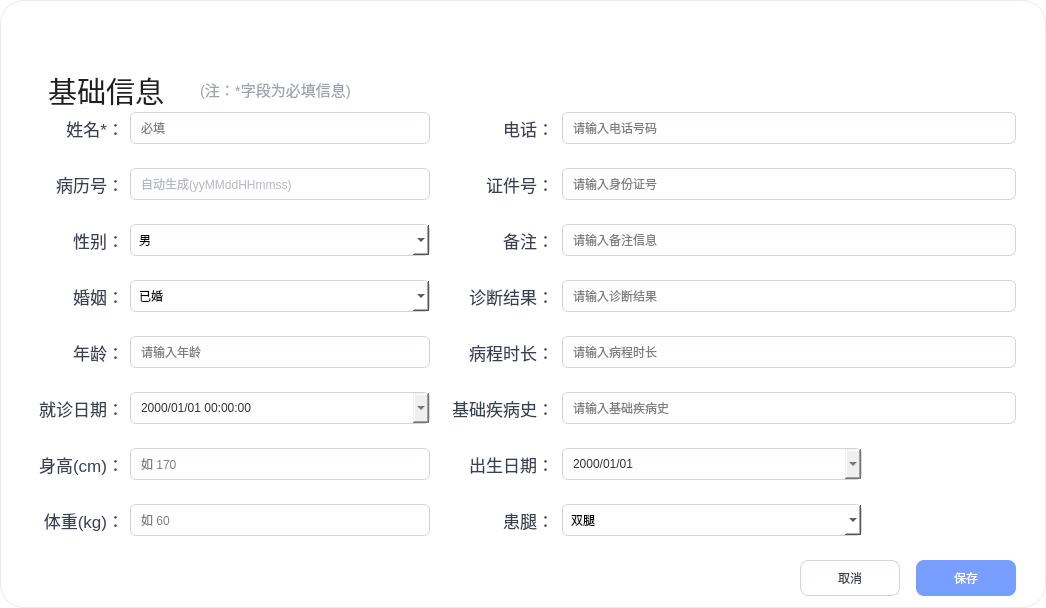
<?xml version="1.0" encoding="UTF-8"?>
<ui version="4.0">
 <class>PatientEditDialog</class>
 <widget class="QDialog" name="PatientEditDialog">
  <property name="geometry">
   <rect>
    <x>0</x>
    <y>0</y>
    <width>1046</width>
    <height>608</height>
   </rect>
  </property>
  <property name="minimumSize">
   <size>
    <width>1046</width>
    <height>608</height>
   </size>
  </property>
  <property name="maximumSize">
   <size>
    <width>1046</width>
    <height>608</height>
   </size>
  </property>
  <property name="windowTitle">
   <string>新建患者</string>
  </property>
  <property name="styleSheet">
   <string notr="true">QDialog#PatientEditDialog {
	background-color: #ffffff;
	border-radius: 24px;
	border: 1px solid rgba(0, 0, 0, 0.08);
}</string>
  </property>
  <widget class="QLabel" name="label">
   <property name="geometry">
    <rect>
     <x>409</x>
     <y>16</y>
     <width>228</width>
     <height>50</height>
    </rect>
   </property>
   <property name="minimumSize">
    <size>
     <width>228</width>
     <height>50</height>
    </size>
   </property>
   <property name="maximumSize">
    <size>
     <width>228</width>
     <height>50</height>
    </size>
   </property>
   <property name="styleSheet">
    <string notr="true">border-image: url(:/patient/pic/patient_newa_logo.png);</string>
   </property>
   <property name="text">
    <string/>
   </property>
  </widget>
  <widget class="QLabel" name="label_2">
   <property name="geometry">
    <rect>
     <x>48</x>
     <y>72</y>
     <width>140</width>
     <height>36</height>
    </rect>
   </property>
   <property name="font">
    <font>
     <pointsize>22</pointsize>
    </font>
   </property>
   <property name="styleSheet">
    <string notr="true">color: #1F1F1F;</string>
   </property>
   <property name="text">
    <string>基础信息</string>
   </property>
  </widget>
  <widget class="QLabel" name="label_3">
   <property name="geometry">
    <rect>
     <x>200</x>
     <y>78</y>
     <width>220</width>
     <height>22</height>
    </rect>
   </property>
   <property name="font">
    <font>
     <pointsize>11</pointsize>
    </font>
   </property>
   <property name="styleSheet">
    <string notr="true">color: #9CA3AF;</string>
   </property>
   <property name="text">
    <string>(注：*字段为必填信息)</string>
   </property>
  </widget>
  <widget class="QLabel" name="label_name">
   <property name="geometry">
    <rect>
     <x>48</x>
     <y>112</y>
     <width>76</width>
     <height>32</height>
    </rect>
   </property>
   <property name="font">
    <font>
     <pointsize>13</pointsize>
    </font>
   </property>
   <property name="styleSheet">
    <string notr="true">color: #374151;</string>
   </property>
   <property name="text">
    <string>姓名*：</string>
   </property>
   <property name="alignment">
    <set>Qt::AlignRight|Qt::AlignTrailing|Qt::AlignVCenter</set>
   </property>
  </widget>
  <widget class="QLineEdit" name="lineEdit_name">
   <property name="geometry">
    <rect>
     <x>130</x>
     <y>112</y>
     <width>300</width>
     <height>32</height>
    </rect>
   </property>
   <property name="styleSheet">
    <string notr="true">border: 1px solid #D0D5DD; border-radius: 6px; padding-left: 8px;</string>
   </property>
   <property name="placeholderText">
    <string>必填</string>
   </property>
  </widget>
  <widget class="QLabel" name="label_patientId">
   <property name="geometry">
    <rect>
     <x>48</x>
     <y>168</y>
     <width>76</width>
     <height>32</height>
    </rect>
   </property>
   <property name="font">
    <font>
     <pointsize>13</pointsize>
    </font>
   </property>
   <property name="styleSheet">
    <string notr="true">color: #374151;</string>
   </property>
   <property name="text">
    <string>病历号：</string>
   </property>
   <property name="alignment">
    <set>Qt::AlignRight|Qt::AlignTrailing|Qt::AlignVCenter</set>
   </property>
  </widget>
  <widget class="QLineEdit" name="lineEdit_patientId">
   <property name="geometry">
    <rect>
     <x>130</x>
     <y>168</y>
     <width>300</width>
     <height>32</height>
    </rect>
   </property>
   <property name="styleSheet">
    <string notr="true">border: 1px solid #D0D5DD; border-radius: 6px; padding-left: 8px; color: #6B7280;</string>
   </property>
   <property name="readOnly">
    <bool>true</bool>
   </property>
   <property name="placeholderText">
    <string>自动生成(yyMMddHHmmss)</string>
   </property>
  </widget>
  <widget class="QLabel" name="label_gender">
   <property name="geometry">
    <rect>
     <x>48</x>
     <y>224</y>
     <width>76</width>
     <height>32</height>
    </rect>
   </property>
   <property name="font">
    <font>
     <pointsize>13</pointsize>
    </font>
   </property>
   <property name="styleSheet">
    <string notr="true">color: #374151;</string>
   </property>
   <property name="text">
    <string>性别：</string>
   </property>
   <property name="alignment">
    <set>Qt::AlignRight|Qt::AlignTrailing|Qt::AlignVCenter</set>
   </property>
  </widget>
  <widget class="QComboBox" name="comboBox_gender">
   <property name="geometry">
    <rect>
     <x>130</x>
     <y>224</y>
     <width>300</width>
     <height>32</height>
    </rect>
   </property>
   <property name="styleSheet">
    <string>QComboBox { border: 1px solid #D0D5DD; border-radius: 6px; background-color: white; padding-left: 8px; }
QComboBox QAbstractItemView { background-color: white; }</string>
   </property>
   <item>
    <property name="text">
     <string>男</string>
    </property>
   </item>
   <item>
    <property name="text">
     <string>女</string>
    </property>
   </item>
   <item>
    <property name="text">
     <string>保密</string>
    </property>
   </item>
  </widget>
  <widget class="QLabel" name="label_marital">
   <property name="geometry">
    <rect>
     <x>48</x>
     <y>280</y>
     <width>76</width>
     <height>32</height>
    </rect>
   </property>
   <property name="font">
    <font>
     <pointsize>13</pointsize>
    </font>
   </property>
   <property name="styleSheet">
    <string notr="true">color: #374151;</string>
   </property>
   <property name="text">
    <string>婚姻：</string>
   </property>
   <property name="alignment">
    <set>Qt::AlignRight|Qt::AlignTrailing|Qt::AlignVCenter</set>
   </property>
  </widget>
  <widget class="QComboBox" name="comboBox_marital">
   <property name="geometry">
    <rect>
     <x>130</x>
     <y>280</y>
     <width>300</width>
     <height>32</height>
    </rect>
   </property>
   <property name="styleSheet">
    <string>QComboBox { border: 1px solid #D0D5DD; border-radius: 6px; background-color: white; padding-left: 8px; }
QComboBox QAbstractItemView { background-color: white; }</string>
   </property>
   <item>
    <property name="text">
     <string>已婚</string>
    </property>
   </item>
   <item>
    <property name="text">
     <string>未婚</string>
    </property>
   </item>
   <item>
    <property name="text">
     <string>保密</string>
    </property>
   </item>
  </widget>
  <widget class="QLabel" name="label_age">
   <property name="geometry">
    <rect>
     <x>48</x>
     <y>336</y>
     <width>76</width>
     <height>32</height>
    </rect>
   </property>
   <property name="font">
    <font>
     <pointsize>13</pointsize>
    </font>
   </property>
   <property name="styleSheet">
    <string notr="true">color: #374151;</string>
   </property>
   <property name="text">
    <string>年龄：</string>
   </property>
   <property name="alignment">
    <set>Qt::AlignRight|Qt::AlignTrailing|Qt::AlignVCenter</set>
   </property>
  </widget>
  <widget class="QLineEdit" name="spinBox_age">
   <property name="geometry">
    <rect>
     <x>130</x>
     <y>336</y>
     <width>300</width>
     <height>32</height>
    </rect>
   </property>
   <property name="styleSheet">
    <string notr="true">border: 1px solid #D0D5DD; border-radius: 6px; padding-left: 8px;</string>
   </property>
   <property name="placeholderText">
    <string>请输入年龄</string>
   </property>
  </widget>
  <widget class="QLabel" name="label_visit">
   <property name="geometry">
    <rect>
     <x>23</x>
     <y>392</y>
     <width>101</width>
     <height>32</height>
    </rect>
   </property>
   <property name="font">
    <font>
     <pointsize>13</pointsize>
    </font>
   </property>
   <property name="styleSheet">
    <string notr="true">color: #374151;</string>
   </property>
   <property name="text">
    <string>就诊日期：</string>
   </property>
   <property name="alignment">
    <set>Qt::AlignRight|Qt::AlignTrailing|Qt::AlignVCenter</set>
   </property>
  </widget>
  <widget class="QDateTimeEdit" name="dateTimeEdit_visit">
   <property name="geometry">
    <rect>
     <x>130</x>
     <y>392</y>
     <width>300</width>
     <height>32</height>
    </rect>
   </property>
   <property name="styleSheet">
    <string>border: 1px solid #D0D5DD; border-radius: 6px; padding-left: 8px; color: #333333;</string>
   </property>
   <property name="displayFormat">
    <string>yyyy/MM/dd HH:mm:ss</string>
   </property>
   <property name="calendarPopup">
    <bool>true</bool>
   </property>
  </widget>
  <widget class="QLabel" name="label_phone">
   <property name="geometry">
    <rect>
     <x>458</x>
     <y>112</y>
     <width>96</width>
     <height>32</height>
    </rect>
   </property>
   <property name="font">
    <font>
     <pointsize>13</pointsize>
    </font>
   </property>
   <property name="styleSheet">
    <string notr="true">color: #374151;</string>
   </property>
   <property name="text">
    <string>电话：</string>
   </property>
   <property name="alignment">
    <set>Qt::AlignRight|Qt::AlignTrailing|Qt::AlignVCenter</set>
   </property>
  </widget>
  <widget class="QLineEdit" name="lineEdit_phone">
   <property name="geometry">
    <rect>
     <x>562</x>
     <y>112</y>
     <width>454</width>
     <height>32</height>
    </rect>
   </property>
   <property name="styleSheet">
    <string notr="true">border: 1px solid #D0D5DD; border-radius: 6px; padding-left: 8px;</string>
   </property>
   <property name="maxLength">
    <number>11</number>
   </property>
   <property name="placeholderText">
    <string>请输入电话号码</string>
   </property>
  </widget>
  <widget class="QLabel" name="label_idCard">
   <property name="geometry">
    <rect>
     <x>458</x>
     <y>168</y>
     <width>96</width>
     <height>32</height>
    </rect>
   </property>
   <property name="font">
    <font>
     <pointsize>13</pointsize>
    </font>
   </property>
   <property name="styleSheet">
    <string notr="true">color: #374151;</string>
   </property>
   <property name="text">
    <string>证件号：</string>
   </property>
   <property name="alignment">
    <set>Qt::AlignRight|Qt::AlignTrailing|Qt::AlignVCenter</set>
   </property>
  </widget>
  <widget class="QLineEdit" name="lineEdit_idCard">
   <property name="geometry">
    <rect>
     <x>562</x>
     <y>168</y>
     <width>454</width>
     <height>32</height>
    </rect>
   </property>
   <property name="styleSheet">
    <string notr="true">border: 1px solid #D0D5DD; border-radius: 6px; padding-left: 8px;</string>
   </property>
   <property name="maxLength">
    <number>18</number>
   </property>
   <property name="placeholderText">
    <string>请输入身份证号</string>
   </property>
  </widget>
  <widget class="QLabel" name="label_note">
   <property name="geometry">
    <rect>
     <x>458</x>
     <y>224</y>
     <width>96</width>
     <height>32</height>
    </rect>
   </property>
   <property name="font">
    <font>
     <pointsize>13</pointsize>
    </font>
   </property>
   <property name="styleSheet">
    <string notr="true">color: #374151;</string>
   </property>
   <property name="text">
    <string>备注：</string>
   </property>
   <property name="alignment">
    <set>Qt::AlignRight|Qt::AlignTrailing|Qt::AlignVCenter</set>
   </property>
  </widget>
  <widget class="QLineEdit" name="lineEdit_notes">
   <property name="geometry">
    <rect>
     <x>562</x>
     <y>224</y>
     <width>454</width>
     <height>32</height>
    </rect>
   </property>
   <property name="styleSheet">
    <string notr="true">border: 1px solid #D0D5DD; border-radius: 6px; padding-left: 8px;</string>
   </property>
   <property name="placeholderText">
    <string>请输入备注信息</string>
   </property>
  </widget>
  <widget class="QLabel" name="label_diagnosisResult">
   <property name="geometry">
    <rect>
     <x>458</x>
     <y>280</y>
     <width>96</width>
     <height>32</height>
    </rect>
   </property>
   <property name="font">
    <font>
     <pointsize>13</pointsize>
    </font>
   </property>
   <property name="styleSheet">
    <string notr="true">color: #374151;</string>
   </property>
   <property name="text">
    <string>诊断结果：</string>
   </property>
   <property name="alignment">
    <set>Qt::AlignRight|Qt::AlignTrailing|Qt::AlignVCenter</set>
   </property>
  </widget>
  <widget class="QLineEdit" name="lineEdit_diagnosisResult">
   <property name="geometry">
    <rect>
     <x>562</x>
     <y>280</y>
     <width>454</width>
     <height>32</height>
    </rect>
   </property>
   <property name="styleSheet">
    <string notr="true">border: 1px solid #D0D5DD; border-radius: 6px; padding-left: 8px;</string>
   </property>
   <property name="placeholderText">
    <string>请输入诊断结果</string>
   </property>
  </widget>
  <widget class="QLabel" name="label_durationOfIllness">
   <property name="geometry">
    <rect>
     <x>458</x>
     <y>336</y>
     <width>96</width>
     <height>32</height>
    </rect>
   </property>
   <property name="font">
    <font>
     <pointsize>13</pointsize>
    </font>
   </property>
   <property name="styleSheet">
    <string notr="true">color: #374151;</string>
   </property>
   <property name="text">
    <string>病程时长：</string>
   </property>
   <property name="alignment">
    <set>Qt::AlignRight|Qt::AlignTrailing|Qt::AlignVCenter</set>
   </property>
  </widget>
  <widget class="QLineEdit" name="lineEdit_durationOfIllness">
   <property name="geometry">
    <rect>
     <x>562</x>
     <y>336</y>
     <width>454</width>
     <height>32</height>
    </rect>
   </property>
   <property name="styleSheet">
    <string notr="true">border: 1px solid #D0D5DD; border-radius: 6px; padding-left: 8px;</string>
   </property>
   <property name="placeholderText">
    <string>请输入病程时长</string>
   </property>
  </widget>
  <widget class="QLabel" name="label_underlyingHealthCondition">
   <property name="geometry">
    <rect>
     <x>453</x>
     <y>392</y>
     <width>101</width>
     <height>32</height>
    </rect>
   </property>
   <property name="font">
    <font>
     <pointsize>13</pointsize>
    </font>
   </property>
   <property name="styleSheet">
    <string notr="true">color: #374151;</string>
   </property>
   <property name="text">
    <string>基础疾病史：</string>
   </property>
   <property name="alignment">
    <set>Qt::AlignRight|Qt::AlignTrailing|Qt::AlignVCenter</set>
   </property>
  </widget>
  <widget class="QLineEdit" name="lineEdit_underlyingHealthCondition">
   <property name="geometry">
    <rect>
     <x>562</x>
     <y>392</y>
     <width>454</width>
     <height>32</height>
    </rect>
   </property>
   <property name="styleSheet">
    <string notr="true">border: 1px solid #D0D5DD; border-radius: 6px; padding-left: 8px;</string>
   </property>
   <property name="placeholderText">
    <string>请输入基础疾病史</string>
   </property>
  </widget>
  <widget class="QLabel" name="label_birthday">
   <property name="geometry">
    <rect>
     <x>458</x>
     <y>448</y>
     <width>96</width>
     <height>32</height>
    </rect>
   </property>
   <property name="font">
    <font>
     <pointsize>13</pointsize>
    </font>
   </property>
   <property name="styleSheet">
    <string notr="true">color: #374151;</string>
   </property>
   <property name="text">
    <string>出生日期：</string>
   </property>
   <property name="alignment">
    <set>Qt::AlignRight|Qt::AlignTrailing|Qt::AlignVCenter</set>
   </property>
  </widget>
  <widget class="QDateEdit" name="dateEdit_birthday">
   <property name="geometry">
    <rect>
     <x>562</x>
     <y>448</y>
     <width>300</width>
     <height>32</height>
    </rect>
   </property>
   <property name="styleSheet">
    <string>border: 1px solid #D0D5DD; border-radius: 6px; padding-left: 8px; color: #333333;</string>
   </property>
   <property name="displayFormat">
    <string>yyyy/MM/dd</string>
   </property>
   <property name="calendarPopup">
    <bool>true</bool>
   </property>
  </widget>
  <widget class="QLabel" name="label_height">
   <property name="geometry">
    <rect>
     <x>23</x>
     <y>448</y>
     <width>101</width>
     <height>32</height>
    </rect>
   </property>
   <property name="font">
    <font>
     <pointsize>13</pointsize>
    </font>
   </property>
   <property name="styleSheet">
    <string notr="true">color: #374151;</string>
   </property>
   <property name="text">
    <string>身高(cm)：</string>
   </property>
   <property name="alignment">
    <set>Qt::AlignRight|Qt::AlignTrailing|Qt::AlignVCenter</set>
   </property>
  </widget>
  <widget class="QLineEdit" name="lineEdit_height">
   <property name="geometry">
    <rect>
     <x>130</x>
     <y>448</y>
     <width>300</width>
     <height>32</height>
    </rect>
   </property>
   <property name="styleSheet">
    <string notr="true">border: 1px solid #D0D5DD; border-radius: 6px; padding-left: 8px;</string>
   </property>
   <property name="placeholderText">
    <string>如 170</string>
   </property>
  </widget>
  <widget class="QLabel" name="label_weight">
   <property name="geometry">
    <rect>
     <x>33</x>
     <y>504</y>
     <width>91</width>
     <height>32</height>
    </rect>
   </property>
   <property name="font">
    <font>
     <pointsize>13</pointsize>
    </font>
   </property>
   <property name="styleSheet">
    <string notr="true">color: #374151;</string>
   </property>
   <property name="text">
    <string>体重(kg)：</string>
   </property>
   <property name="alignment">
    <set>Qt::AlignRight|Qt::AlignTrailing|Qt::AlignVCenter</set>
   </property>
  </widget>
  <widget class="QLineEdit" name="lineEdit_weight">
   <property name="geometry">
    <rect>
     <x>130</x>
     <y>504</y>
     <width>300</width>
     <height>32</height>
    </rect>
   </property>
   <property name="styleSheet">
    <string notr="true">border: 1px solid #D0D5DD; border-radius: 6px; padding-left: 8px;</string>
   </property>
   <property name="placeholderText">
    <string>如 60</string>
   </property>
  </widget>
  <widget class="QLabel" name="label_leg">
   <property name="geometry">
    <rect>
     <x>458</x>
     <y>504</y>
     <width>96</width>
     <height>32</height>
    </rect>
   </property>
   <property name="font">
    <font>
     <pointsize>13</pointsize>
    </font>
   </property>
   <property name="styleSheet">
    <string notr="true">color: #374151;</string>
   </property>
   <property name="text">
    <string>患腿：</string>
   </property>
   <property name="alignment">
    <set>Qt::AlignRight|Qt::AlignTrailing|Qt::AlignVCenter</set>
   </property>
  </widget>
  <widget class="QComboBox" name="comboBox_leg">
   <property name="geometry">
    <rect>
     <x>562</x>
     <y>504</y>
     <width>300</width>
     <height>32</height>
    </rect>
   </property>
   <property name="styleSheet">
    <string>QComboBox { border: 1px solid #D0D5DD; border-radius: 6px; background-color: white; padding-left: 8px; }
QComboBox QAbstractItemView { background-color: white; }
QComboBox QAbstractItemView::item:disabled { color: #b0b0b0; }</string>
   </property>
   <item>
    <property name="text">
     <string>双腿</string>
    </property>
   </item>
   <item>
    <property name="text">
     <string>左腿</string>
    </property>
   </item>
   <item>
    <property name="text">
     <string>右腿</string>
    </property>
   </item>
  </widget>
  <widget class="QPushButton" name="pushButton_cancel">
   <property name="geometry">
    <rect>
     <x>800</x>
     <y>560</y>
     <width>100</width>
     <height>36</height>
    </rect>
   </property>
   <property name="cursor">
    <cursorShape>PointingHandCursor</cursorShape>
   </property>
   <property name="styleSheet">
    <string notr="true">border: 1px solid #D0D5DD; border-radius: 8px;
background-color: #FFFFFF; color: #374151;</string>
   </property>
   <property name="text">
    <string>取消</string>
   </property>
  </widget>
  <widget class="QPushButton" name="pushButton_ok">
   <property name="geometry">
    <rect>
     <x>916</x>
     <y>560</y>
     <width>100</width>
     <height>36</height>
    </rect>
   </property>
   <property name="cursor">
    <cursorShape>PointingHandCursor</cursorShape>
   </property>
   <property name="styleSheet">
    <string>border: none; border-radius: 8px; background-color: #789EFF; color: white;</string>
   </property>
   <property name="text">
    <string>保存</string>
   </property>
   <property name="default">
    <bool>true</bool>
   </property>
  </widget>
  <widget class="QPushButton" name="label_close">
   <property name="geometry">
    <rect>
     <x>996</x>
     <y>16</y>
     <width>30</width>
     <height>30</height>
    </rect>
   </property>
   <property name="minimumSize">
    <size>
     <width>30</width>
     <height>30</height>
    </size>
   </property>
   <property name="maximumSize">
    <size>
     <width>30</width>
     <height>30</height>
    </size>
   </property>
   <property name="cursor">
    <cursorShape>PointingHandCursor</cursorShape>
   </property>
   <property name="styleSheet">
    <string notr="true">border: none;
background: transparent;
border-image: url(:/patient/pic/patient_select_close.png);</string>
   </property>
   <property name="text">
    <string/>
   </property>
   <property name="flat">
    <bool>true</bool>
   </property>
  </widget>
 </widget>
 <resources>
  <include location="resources.qrc"/>
 </resources>
 <connections>
  <connection>
   <sender>pushButton_ok</sender>
   <signal>clicked()</signal>
   <receiver>PatientEditDialog</receiver>
   <slot>accept()</slot>
   <hints>
    <hint type="sourcelabel">
     <x>20</x>
     <y>20</y>
    </hint>
    <hint type="destinationlabel">
     <x>20</x>
     <y>20</y>
    </hint>
   </hints>
  </connection>
  <connection>
   <sender>pushButton_cancel</sender>
   <signal>clicked()</signal>
   <receiver>PatientEditDialog</receiver>
   <slot>reject()</slot>
   <hints>
    <hint type="sourcelabel">
     <x>20</x>
     <y>20</y>
    </hint>
    <hint type="destinationlabel">
     <x>20</x>
     <y>20</y>
    </hint>
   </hints>
  </connection>
 </connections>
</ui>
